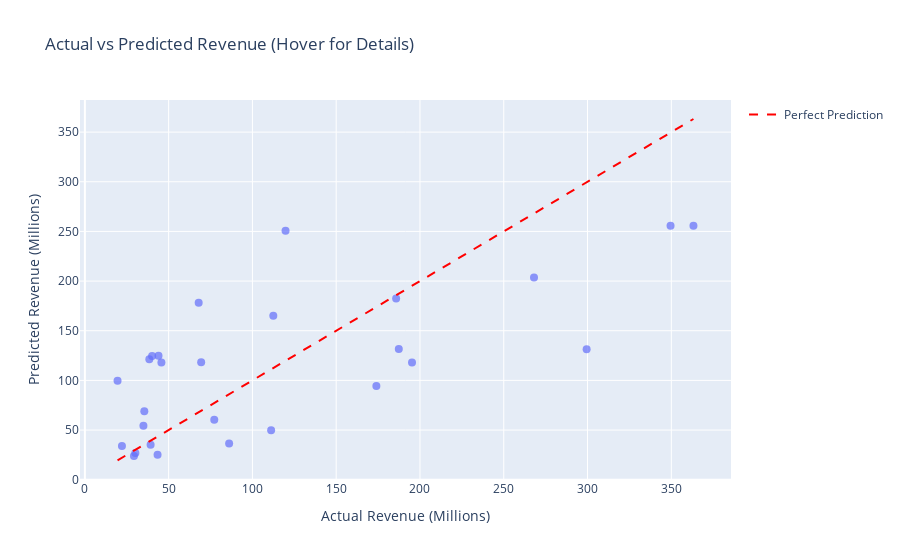

Write notebook code for a chart like this one.
### Code cell
polynomial_regression_genre_and_rated(6, df_clean, "Family", "PG", True, True, True)

### Figure 1 — Plotly figure (JSON) as saved in the notebook; plotly's stock layout.template omitted (floating-point values rounded to 4 significant figures)
{"data": [{"customdata": [["Title: Tooth Fairy<br>Genre: Family<br>Rated: PG<br>Actual: $112.46M<br>Predicted: $165.15M"], ["Title: Mr. Popper's Penguins<br>Genre: Family<br>Rated: PG<br>Actual: $187.36M<br>Predicted: $131.6M"], ["Title: Hugo<br>Genre: Family<br>Rated: PG<br>Actual: $185.77M<br>Predicted: $182.43M"], ["Title: Mars Needs Moms<br>Genre: Family<br>Rated: PG<br>Actual: $39.23M<br>Predicted: $35.12M"], ["Title: Parental Guidance<br>Genre: Family<br>Rated: PG<br>Actual: $119.77M<br>Predicted: $250.74M"], ["Title: Diary of a Wimpy Kid: Dog Days<br>Genre: Family<br>Rated: PG<br>Actual: $77.23M<br>Predicted: $60.32M"], ["Title: Night at the Museum: Secret of the Tomb<br>Genre: Family<br>Rated: PG<br>Actual: $363.2M<br>Predicted: $255.64M"], ["Title: Paddington<br>Genre: Family<br>Rated: PG<br>Actual: $268.05M<br>Predicted: $203.59M"], ["Title: Earth to Echo<br>Genre: Family<br>Rated: PG<br>Actual: $45.68M<br>Predicted: $118.09M"], ["Title: Million Dollar Arm<br>Genre: Family<br>Rated: PG<br>Actual: $38.48M<br>Predicted: $121.41M"], ["Title: When Marnie Was There<br>Genre: Family<br>Rated: PG<br>Actual: $34.95M<br>Predicted: $54.39M"], ["Title: When the Game Stands Tall<br>Genre: Family<br>Rated: PG<br>Actual: $30.14M<br>Predicted: $27.03M"], ["Title: Max<br>Genre: Family<br>Rated: PG<br>Actual: $43.96M<br>Predicted: $124.81M"], ["Title: Alice Through the Looking Glass<br>Genre: Family<br>Rated: PG<br>Actual: $299.46M<br>Predicted: $131.35M"], ["Title: The BFG<br>Genre: Family<br>Rated: PG<br>Actual: $195.24M<br>Predicted: $118.09M"], ["Title: Diary of a Wimpy Kid: The Long Haul<br>Genre: Family<br>Rated: PG<br>Actual: $40.14M<br>Predicted: $124.51M"], ["Title: Mary Poppins Returns<br>Genre: Family<br>Rated: PG<br>Actual: $349.54M<br>Predicted: $255.64M"], ["Title: The Nutcracker and the Four Realms<br>Genre: Family<br>Rated: PG<br>Actual: $173.96M<br>Predicted: $94.29M"], ["Title: I Can Only Imagine<br>Genre: Family<br>Rated: PG<br>Actual: $86.09M<br>Predicted: $36.49M"], ["Title: Mia and the White Lion<br>Genre: Family<br>Rated: PG<br>Actual: $35.49M<br>Predicted: $69.06M"], ["Title: Playing with Fire<br>Genre: Family<br>Rated: PG<br>Actual: $69.41M<br>Predicted: $118.39M"], ["Title: A Beautiful Day in the Neighborhood<br>Genre: Family<br>Rated: PG<br>Actual: $67.93M<br>Predicted: $178.21M"], ["Title: The Call of the Wild<br>Genre: Family<br>Rated: PG<br>Actual: $111.17M<br>Predicted: $49.93M"], ["Title: The War with Grandpa<br>Genre: Family<br>Rated: PG<br>Actual: $43.39M<br>Predicted: $25.2M"], ["Title: The Witches<br>Genre: Family<br>Rated: PG<br>Actual: $29.3M<br>Predicted: $23.88M"], ["Title: School of Magical Animals<br>Genre: Family<br>Rated: PG<br>Actual: $22.14M<br>Predicted: $33.99M"], ["Title: The Wolf and the Lion<br>Genre: Family<br>Rated: PG<br>Actual: $19.51M<br>Predicted: $99.71M"]], "hovertemplate": "Actual Revenue (Millions)=%{x}<br>Predicted Revenue (Millions)=%{y}<br>hover_info=%{customdata[0]}<extra></extra>", "legendgroup": "", "marker": {"color": "#636efa", "opacity": 0.7, "size": 8, "symbol": "circle"}, "mode": "markers", "name": "", "orientation": "v", "showlegend": false, "type": "scatter", "x": [112.5, 187.4, 185.8, 39.23, 119.8, 77.23, 363.2, 268.0, 45.68, 38.48, 34.95, 30.14, 43.96, 299.5, 195.2, 40.14, 349.5, 174.0, 86.09, 35.49, 69.41, 67.93, 111.2, 43.39, 29.3, 22.14, 19.51], "xaxis": "x", "y": [165.2, 131.6, 182.4, 35.12, 250.7, 60.32, 255.6, 203.6, 118.1, 121.4, 54.39, 27.03, 124.8, 131.4, 118.1, 124.5, 255.6, 94.29, 36.49, 69.06, 118.4, 178.2, 49.93, 25.2, 23.88, 33.99, 99.71], "yaxis": "y"}, {"line": {"color": "red", "dash": "dash"}, "marker": {"opacity": 0.7, "size": 8}, "mode": "lines", "name": "Perfect Prediction", "type": "scatter", "x": [19.51, 363.2], "y": [19.51, 363.2]}], "layout": {"legend": {"tracegroupgap": 0}, "title": {"text": "Actual vs Predicted Revenue (Hover for Details)"}, "xaxis": {"anchor": "y", "domain": [0, 1], "title": {"text": "Actual Revenue (Millions)"}}, "yaxis": {"anchor": "x", "domain": [0, 1], "title": {"text": "Predicted Revenue (Millions)"}}}}
